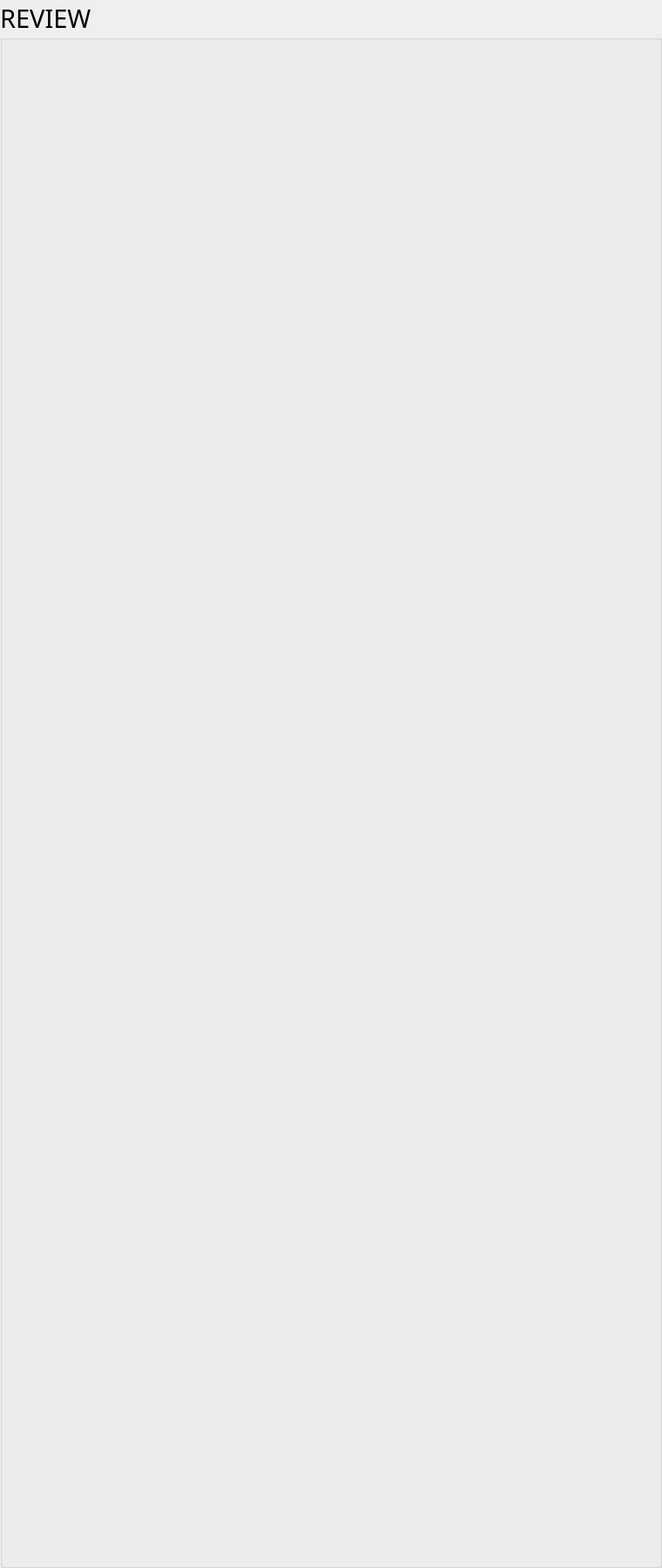
           <widget class="QGroupBox" name="capturesGroupBox">
            <property name="sizePolicy">
             <sizepolicy hsizetype="Preferred" vsizetype="Fixed">
              <horstretch>0</horstretch>
              <verstretch>0</verstretch>
             </sizepolicy>
            </property>
            <property name="minimumSize">
             <size>
              <width>760</width>
              <height>1800</height>
             </size>
            </property>
            <property name="maximumSize">
             <size>
              <width>760</width>
              <height>1800</height>
             </size>
            </property>
            <property name="font">
             <font>
              <family>DINPro-medium</family>
              <pointsize>22</pointsize>
              <weight>50</weight>
              <italic>false</italic>
              <bold>false</bold>
             </font>
            </property>
            <property name="toolTipDuration">
             <number>-9</number>
            </property>
            <property name="title">
             <string>REVIEW</string>
            </property>
            <layout class="QVBoxLayout" name="verticalLayout_4">
             <property name="spacing">
              <number>0</number>
             </property>
             <property name="leftMargin">
              <number>0</number>
             </property>
             <property name="topMargin">
              <number>20</number>
             </property>
             <property name="rightMargin">
              <number>0</number>
             </property>
             <property name="bottomMargin">
              <number>0</number>
             </property>
             <item>
              <widget class="captureWidget" name="reviewWidget" native="true">
               <property name="sizePolicy">
                <sizepolicy hsizetype="Preferred" vsizetype="Expanding">
                 <horstretch>0</horstretch>
                 <verstretch>0</verstretch>
                </sizepolicy>
               </property>
               <property name="minimumSize">
                <size>
                 <width>740</width>
                 <height>1740</height>
                </size>
               </property>
               <property name="maximumSize">
                <size>
                 <width>740</width>
                 <height>1740</height>
                </size>
               </property>
               <property name="font">
                <font>
                 <family>DinPRO-Medium</family>
                 <pointsize>36</pointsize>
                 <weight>50</weight>
                 <italic>false</italic>
                 <bold>false</bold>
                </font>
               </property>
               <property name="toolTipDuration">
                <number>5</number>
               </property>
               <widget class="QGroupBox" name="playbackGroupBox">
                <property name="geometry">
                 <rect>
                  <x>0</x>
                  <y>255</y>
                  <width>686</width>
                  <height>1062</height>
                 </rect>
                </property>
                <property name="sizePolicy">
                 <sizepolicy hsizetype="Preferred" vsizetype="Expanding">
                  <horstretch>0</horstretch>
                  <verstretch>0</verstretch>
                 </sizepolicy>
                </property>
                <property name="minimumSize">
                 <size>
                  <width>686</width>
                  <height>1062</height>
                 </size>
                </property>
                <property name="maximumSize">
                 <size>
                  <width>686</width>
                  <height>1062</height>
                 </size>
                </property>
                <property name="styleSheet">
                 <string notr="true">
QGroupBox {    
	background: url(:/octConsole/Frontend/Resources/blank_texture.png);
    border-radius: 5px;
    font: 15px DINPro-bold;
	color: white;
}

QGroupBox::title {
      subcontrol-origin: margin;
      subcontrol-position: top left; /* position at the top center */
      padding-left: 10px;
      padding-top: 7px;
}
</string>
                </property>
                <property name="title">
                 <string/>
                </property>
                <layout class="QVBoxLayout" name="verticalLayout_3">
                 <property name="spacing">
                  <number>0</number>
                 </property>
                 <property name="leftMargin">
                  <number>0</number>
                 </property>
                 <property name="topMargin">
                  <number>0</number>
                 </property>
                 <property name="rightMargin">
                  <number>0</number>
                 </property>
                 <property name="bottomMargin">
                  <number>0</number>
                 </property>
                 <item>
                  <widget class="transport" name="transportWidget" native="true"/>
                 </item>
                </layout>
               </widget>
              </widget>
             </item>
            </layout>
           </widget>
